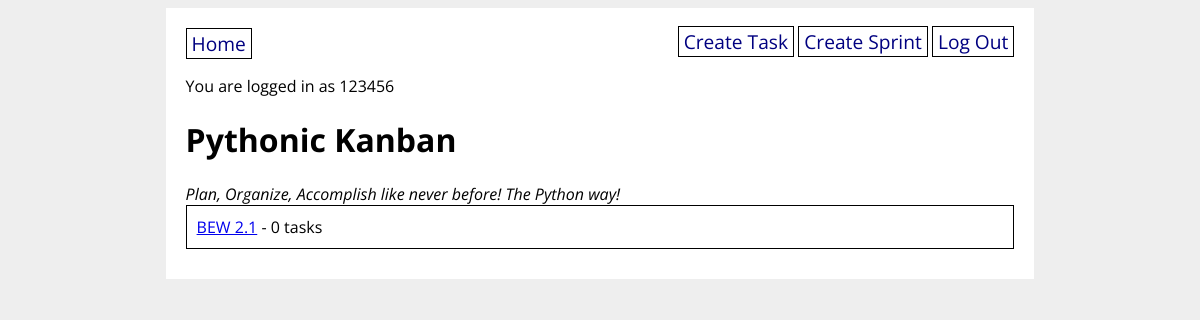
Screenshot of / (signed in) with the database file from the repository.
### final_app/models.py (models this page shows)
class User(UserMixin, db.Model):
    id = db.Column(db.Integer, primary_key=True)
    username = db.Column(db.String(20), nullable=False, unique=True)
    password = db.Column(db.String(200), nullable=False)

class Sprint(db.Model):
    id = db.Column(db.Integer, primary_key=True)
    name = db.Column(db.String(40), nullable=False)
    tasks = db.relationship("Task", back_populates="sprint")
    created_by_id = db.Column(db.Integer, db.ForeignKey("user.id"))
    created_by = db.relationship("User")

### final_app/main/routes.py (the view)
@main.route("/")
def homepage():
    sprints = Sprint.query.all()
    return render_template("home.html", sprints=sprints)

### final_app/__init__.py (called while the page is built)
@login_manager.user_loader
def load_user(user_id):
    return User.query.get(user_id)

### final_app/templates/home.html
{% extends "base.html" %}
{% block content %}
<h1>Pythonic Kanban</h1>
<i>Plan, Organize, Accomplish like never before! The Python way!</i>
{% for sprint in sprints %}
<div class="store">
  <a href="/sprint/{{ sprint.id }}">{{ sprint.name }}</a> - {{ sprint.tasks|length }} tasks
</div>
{% endfor %}
{% endblock %}

### final_app/templates/base.html (shortened to what this page needs)
<!DOCTYPE html>
<html>
<head>
  <link rel="stylesheet" href="/static/style.css">
</head>
<body>
  <div id="content">
    <nav>
      <a href="/">Home</a>
      <div>
        {% if current_user.is_authenticated %}
        <a href="/create_task">Create Task</a>
        <a href="/create_sprint">Create Sprint</a>
        <a href="/logout">Log Out</a>
        {% else %}
        <a href="/signup">Sign Up</a>
        <a href="/login">Log In</a>
        {% endif %}
      </div>
    </nav>
    {% if current_user.is_authenticated %}
    <p>You are logged in as {{ current_user.username }}</p>
    {% endif %}
    {% block content %}{% endblock %}
  </div>
</body>
</html>

### final_app/static/style.css (style rules this page uses)
body { display: flex; flex-direction: column; align-items: center; background-color: #eee; font-family: "Open Sans", sans-serif; }
#content { width: 70%; background-color: white; padding: 20px; }
nav { width: 100%; display: flex; flex-direction: row; justify-content: space-between; }
nav a { color: navy; text-decoration: none; border: 1px solid black; padding: 1px 5px; font-size: 1.2em; }
div.store { border: 1px solid black; padding: 10px; margin-bottom: 10px; }

### rows the page displays
User: username "123456"
Sprint: name "BEW 2.1", tasks|length "0"
